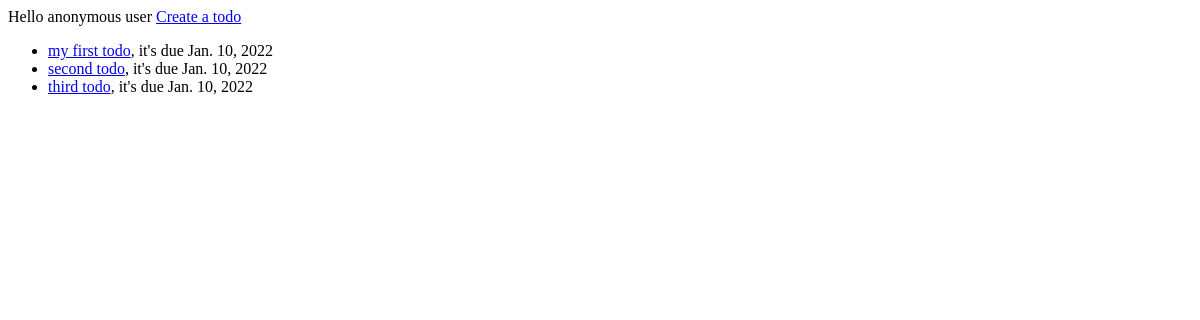
Before: / with the older database file.
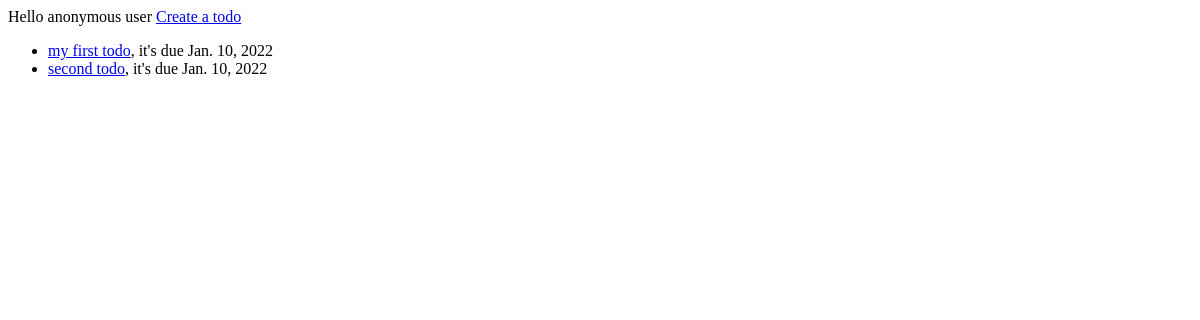
After: the same page with the newer database file.
### todo/models.py (models this page shows)
class Todo(models.Model):
	name = models.CharField(max_length=100)
	due_date = models.DateField()
	def __str__(self):
		return self.name

### todo/views.py (the view)
# urls.py: path('', todo_list),
def todo_list(request):
	todos = Todo.objects.all()
	context = {
		"todo_list": todos
	}
	print(todos)
	return render(request, "todo_list.html", context)

### templates/todo_list.html (shortened to what this page needs)
<!DOCTYPE html>
<html lang="en">
<head>
</head>
<body>
	{% if request.user.is_authenticated %}
		Hello {{ request.user.username }}
	{% else %}
		Hello anonymous user
	{% endif %}
	<a href="/create">Create a todo</a>
	<ul>
		{% for todo in todo_list %}
			<li><a href="/{{ todo.id }}">{{ todo.name }}</a>, it's due {{ todo.due_date }}</li>
		{% endfor %}
	</ul>
</body>
</html>

Changed rows visible on the page:
removed Todo: name "third todo", due_date "Jan. 10, 2022"
